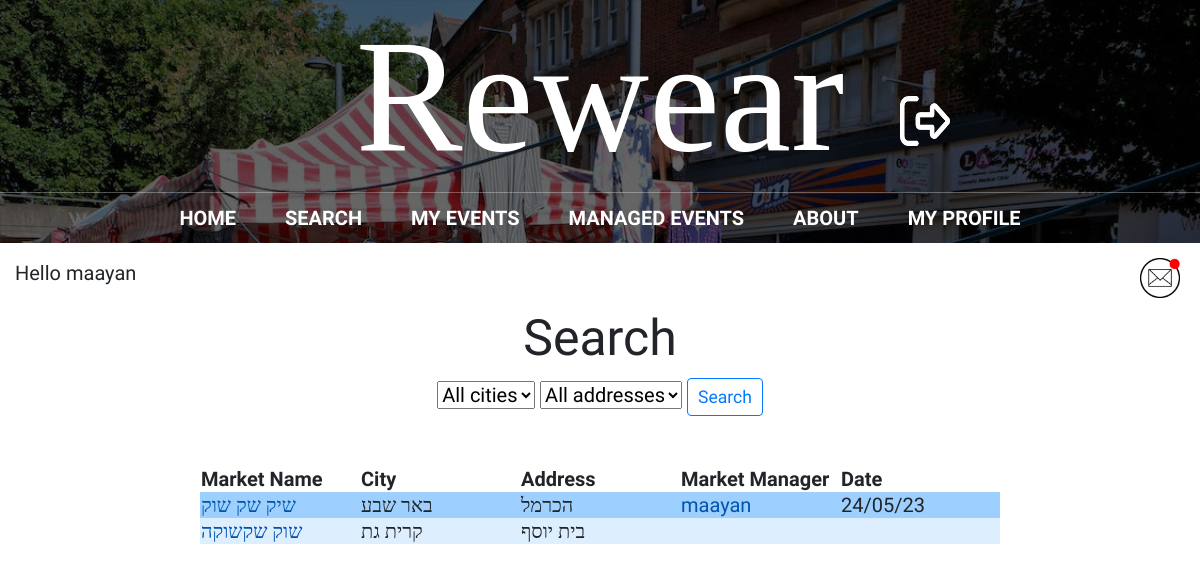
Page /search_page/ (signed in) on the earlier database version.
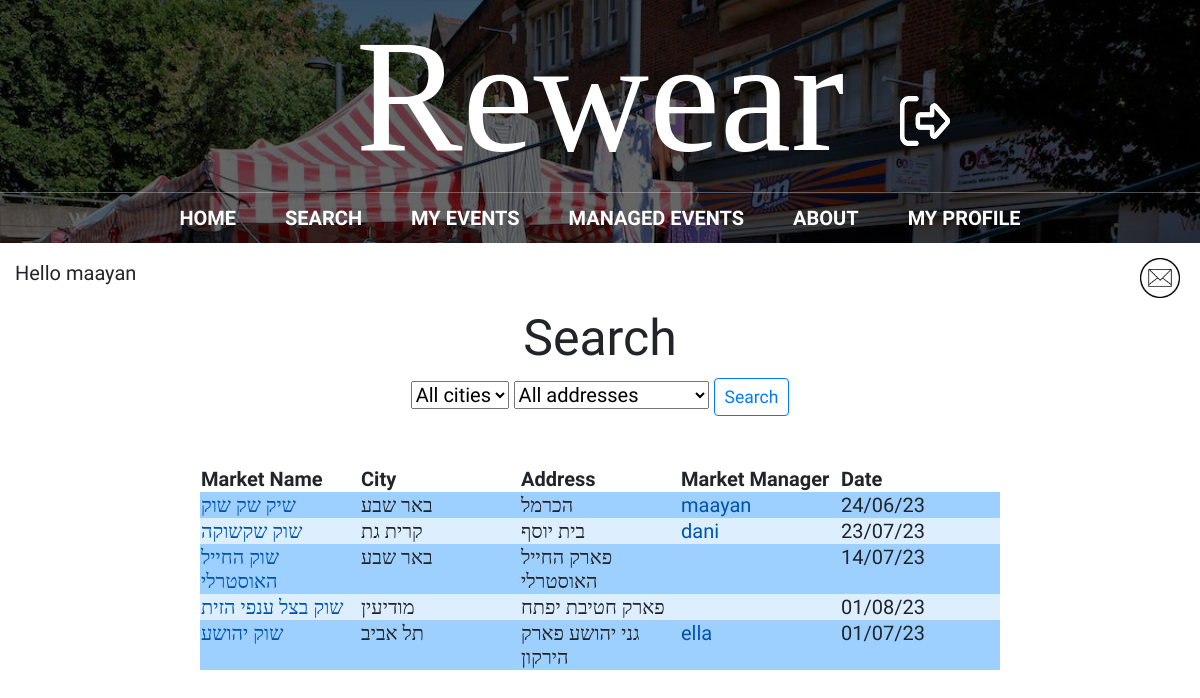
Same page on the later database version.
### main/models.py (models this page shows, shortened)
class market(models.Model):
    id = models.AutoField(primary_key=True)
    name = models.CharField(max_length=200, blank=True)
    city = models.CharField(max_length=200, blank=True)
    address = models.CharField(max_length=200, blank=True)
    facebook = models.CharField(max_length=200, default='', blank=True)
    description = models.CharField(max_length=200, default='', blank=True)
    google_location = models.CharField(max_length=1000, default='', blank=True)
    market_manager = models.CharField(max_length=200, default='', blank=True)
    date = models.CharField(max_length=200, default='', blank=True)
    status = models.CharField(max_length=200, default='', blank=True)
    rating = models.CharField(max_length=200, default='', blank=True)
    shirt = models.IntegerField(default=0, blank=True)
    pants = models.IntegerField(default=0, blank=True)
    shoes = models.IntegerField(default=0, blank=True)
    hat = models.IntegerField(default=0, blank=True)
    gloves = models.IntegerField(default=0, blank=True)
    scarf = models.IntegerField(default=0, blank=True)
    jacket = models.IntegerField(default=0, blank=True)
    other = models.IntegerField(default=0, blank=True)
    class Meta:
        app_label = 'main'

### main/views.py (the view)
# urls.py: path("search_page/", views.search_page, name="search"),
def search_page(response):
    markets = market.objects.all()
    new_mail = new_messages(response.user.username)
    return render(response, "main/search.html", {'markets': markets, 'search': markets, 'new_mail': new_mail})

### main/views.py (called while the page is built)
def new_messages(username):
    try:
        messages = Message.objects.filter(recipient=User.objects.filter(username=username)[0])
        for m in messages:
            if not m.is_read:
                return True
        return False
    except:
        return False

### main/templates/main/search.html (shortened to what this page needs)
{% extends 'main/base.html' %}
{% load crispy_forms_tags %}
{% block content %}
<center><h1>Search</h1>
<form method="post" action='/search/'>
	<select name="city" id="city-select" onchange="updateAddressOptions()">
		<option value="All">All cities</option>
	</select>
	<select name="address" id="address-select" onchange="updateCityOptions()">
		<option value="All">All addresses</option>
	</select>
	<input type="submit" value="Search" class="btn btn-outline-primary btn-sm">
</form>
<br />
		<table>
			<tr>
				<th>
					Market Name
				</th>
				<th>
					City
				</th>
				<th>
					Address
				</th>
				<th>
					Market Manager
				</th>
				<th>
					Date
				</th>
			{% for market in search %}
			<tr class="{% cycle 'blue-row' 'light-blue-row' %}">
				<td>
					<a href="/market_page/{{market.id}}/">{{market.name}}</a>
				</td>
				<td>
					{{market.city}}
				</td>
				<td>
					{{market.address}}
				</td>
				<td>
					<a href="/profile/{{market.market_manager}}/">{{market.market_manager}}</a>
				</td>
				<td>
					{{market.date}}
				</td>
			</tr>
			{% endfor %}
		</table>
</center>
{% endblock %}

### main/templates/main/base.html (shortened to what this page needs)
{% load static %}
<!doctype html>
<html>
	<head>
		<link rel="stylesheet" href="https://stackpath.bootstrapcdn.com/bootstrap/4.3.1/css/bootstrap.min.css">
		<link rel="stylesheet" href="{% static 'css/styles.css' %}">
	</head>
	<body>
	<div id = "content", name = "content">
		<div class="row justify-content-center">
			<div class="col-12">
					<header class="main-header">
						<h1 id="header-title" class="header-name header-name-large" style="text-align: center; position: relative;">Rewear
							{% if user.is_authenticated %}
								<span class="header-photo-wrapper">
									<a href="/logout">
										<img src="{% static 'media/logout.png' %}" alt="logout" class="header-photo" width="50" height="50">
									</a>
								</span>
							{% endif %}
						</h1>
						<nav class="nav main-nav">
							<ul>
								<li><a href="/">Home</a></li>
								{% if user.is_authenticated %}
									<li><a href="/search_page/">Search</a></li>
									<li><a href="/my_events/{{request.user.id}}">My Events</a></li>
								{% endif %}
								{% if user.groups.all.0.name == 'eventManager' or user.groups.all.1.name == 'eventManager' %}
									<li><a href="/managed_events/{{request.user.id}}">Managed Events</a></li>
								{% endif %}
								<li><a href="/about/">About</a></li>
								{% if user.is_authenticated and user.is_superuser %}
									<li><a href="/submissions/">Submissions
									<!--<div style="display: inline-block;">
										<div style="border-radius: 50%; width: 10px; height: 10px; padding: 2px; border: solid; border-color: red;"></div>
									</div>-->
									</a></li>
									<li><a href="/admin/">Administration</a></li>
								{% elif user.is_authenticated and user.is_active%}
								<li><a href="/profile/">My Profile</a></li>
								{% endif %}
							</ul>
						</nav>
					</header>
			{% if user.is_authenticated %}
			<p style="text-align:left;margin:15px;">
				<td><left>Hello {{request.user.username}}</left></td>
				<span style="float:right;">
					{% if new_mail %}
						<a href="/inbox" style="text-decoration:none">
							<img src='{% static "media/new_mail.png" %}' alt="inbox" height=40px width=40px class="animation">&nbsp;
						</a>
					{% else %}
						<a href="/inbox" style="text-decoration:none">
							<img src='{% static "media/mail_icon.png" %}' alt="inbox" height=40px width=40px class="mail_icon">&nbsp;
						</a>
					{% endif %}
				</span>
			</p>
			{% endif %}
				{% block content %}
				{% endblock %}
			</div>
		</div>
	</div>
	</body>
</html>

### static/css/styles.css (style rules this page uses)
* { box-sizing: border-box; font-family: Raleway; }
html, body { margin: 0; padding: 0; }
.nav ul { margin: 0; padding: 0; }
.nav li { display: inline; }
.nav a { display: inline-block; padding: .5em; color: white; text-decoration: none; }
.main-nav { text-align: center; font-size: 1.1em; font-weight: lighter; display: inline; }
.main-nav li { padding: 0 1%; }
.main-header { background-color: rgba(0, 0, 0, .6); background-image: url("../media/Header Background.jpeg"); background-blend-mode: multiply; background-size: cover; }
.header-name { text-align: center; margin: 0; font-size: 4em; font-family: "Arvo"; font-weight: normal; color: white; border-bottom: 1px solid rgba(255, 255, 255, .3) }
.header-name-large { font-size: 8em; }

### main/templates/main/base.html (style rules this page uses)
* { font-size: 20px; }
nav li a { text-transform: uppercase; font-weight: bold; }
.header-photo-wrapper { position: absolute; top: 50%; left: 75%; transition: transform 0.2s ease; opacity: 1; transition: transform 0.2s ease, opacity 0.2s ease; }
.header-photo-wrapper::after { content: "Logout"; position: absolute; top: 105%; left: 50%; transform: translateX(-50%); opacity: 0; transition: opacity 0.2s ease; }
.header-name { text-align: center; position: relative; max-width: 100%; width: 100%; white-space: nowrap; overflow: hidden; text-overflow: ellipsis; }
.mail_icon { transition: transform 0.2s ease; }

Differences in the rows shown:
changed market "שיק שק שוק": date "24/05/23" → "24/06/23"
changed market "שוק שקשוקה": market_manager (not shown) → "dani"; date (not shown) → "23/07/23"
added market: name "שוק החייל האוסטרלי", city "באר שבע", address "פארק החייל האוסטרלי", date "14/07/23"
added market: name "שוק בצל ענפי הזית", city "מודיעין", address "פארק חטיבת יפתח", date "01/08/23"
added market: name "שוק יהושע", city "תל אביב", address "גני יהושע פארק הירקון", market_manager "ella", date "01/07/23"
